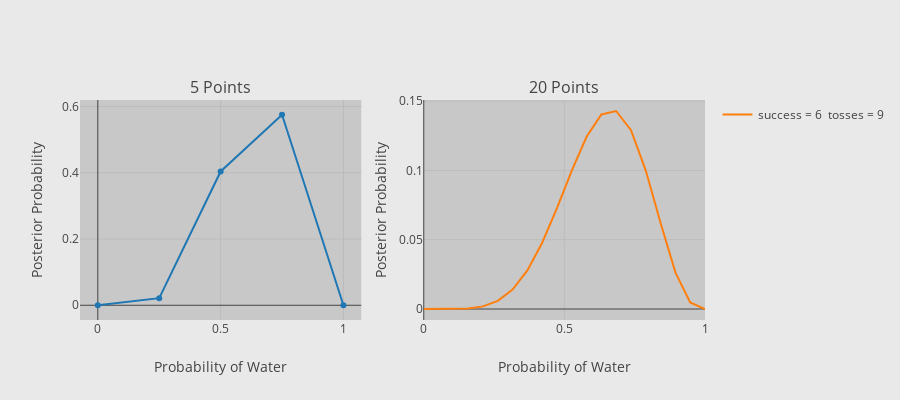

Write notebook code for a chart like this one.
### Code cell
points = 5
w, n = 6, 9
p_grid, posterior = posterior_grid_approx(points, w, n)

# Create a trace
trace1 = go.Scatter(
    x = p_grid,
    y = posterior,
    showlegend = False
    
)
points = 20
w, n = 6, 9
p_grid, posterior = posterior_grid_approx(points, w, n)
trace2 = go.Scatter(
    x = p_grid,
    y = posterior,
    name = 'success = {}\n tosses = {}'.format(w, n)
)


fig = tools.make_subplots(rows=1, cols=2, subplot_titles=('5 Points',
                                                          '20 Points'),print_grid=False)


fig.append_trace(trace1, 1, 1)
fig.append_trace(trace2, 1, 2)

fig['layout']['xaxis1'].update(title='Probability of Water')
fig['layout']['xaxis2'].update(title='Probability of Water')
fig['layout']

fig['layout']['yaxis1'].update(title='Posterior Probability')
fig['layout']['yaxis2'].update(title='Posterior Probability')
fig['layout'].update(height=400)

fig['layout'].update(paper_bgcolor='rgb(233,233,233)')
fig['layout'].update(plot_bgcolor='rgb(200, 200, 200)')

iplot(fig)

### Figure 1 — Plotly figure (JSON) as saved in the notebook; plotly's stock layout.template omitted (floating-point values rounded to 4 significant figures)
{"data": [{"showlegend": false, "type": "scatter", "x": [0, 0.25, 0.5, 0.75, 1], "xaxis": "x1", "y": [0, 0.02129, 0.4038, 0.5749, 0], "yaxis": "y1"}, {"name": "success = 6\n tosses = 9", "type": "scatter", "x": [0, 0.05263, 0.1053, 0.1579, 0.2105, 0.2632, 0.3158, 0.3684, 0.4211, 0.4737, 0.5263, 0.5789, 0.6316, 0.6842, 0.7368, 0.7895, 0.8421, 0.8947, 0.9474, 1], "xaxis": "x2", "y": [0, 7.99e-07, 4.308e-05, 0.0004091, 0.001894, 0.005874, 0.01404, 0.02785, 0.0478, 0.07281, 0.09987, 0.1243, 0.1403, 0.1428, 0.1289, 0.09987, 0.06206, 0.02645, 0.00466, 0], "yaxis": "y2"}], "layout": {"annotations": [{"font": {"size": 16}, "showarrow": false, "text": "5 Points", "x": 0.225, "xanchor": "center", "xref": "paper", "y": 1, "yanchor": "bottom", "yref": "paper"}, {"font": {"size": 16}, "showarrow": false, "text": "20 Points", "x": 0.775, "xanchor": "center", "xref": "paper", "y": 1, "yanchor": "bottom", "yref": "paper"}], "height": 400, "paper_bgcolor": "rgb(233,233,233)", "plot_bgcolor": "rgb(200, 200, 200)", "xaxis1": {"anchor": "y1", "domain": [0, 0.45], "title": "Probability of Water"}, "xaxis2": {"anchor": "y2", "domain": [0.55, 1], "title": "Probability of Water"}, "yaxis1": {"anchor": "x1", "domain": [0, 1], "title": "Posterior Probability"}, "yaxis2": {"anchor": "x2", "domain": [0, 1], "title": "Posterior Probability"}}}
